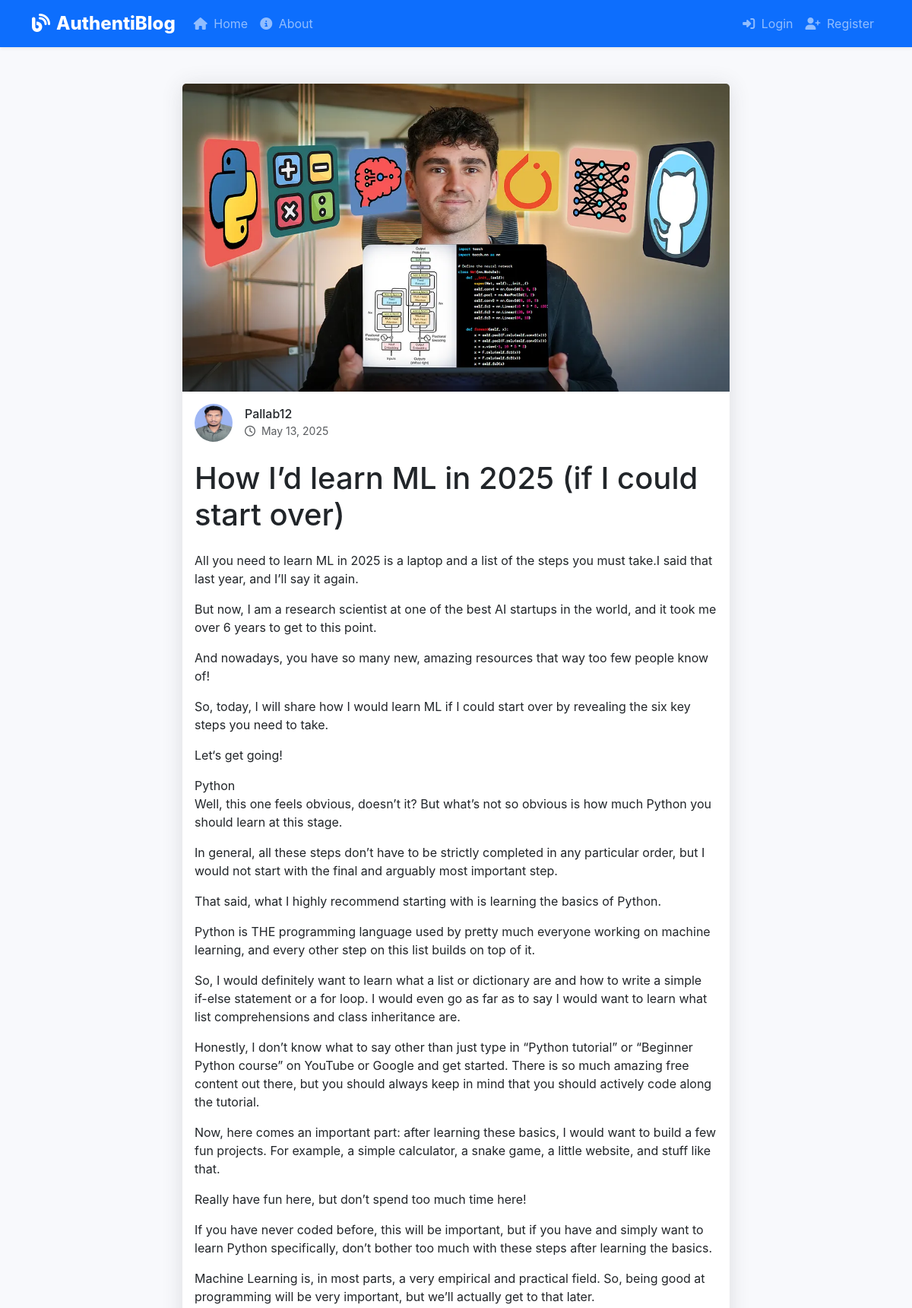
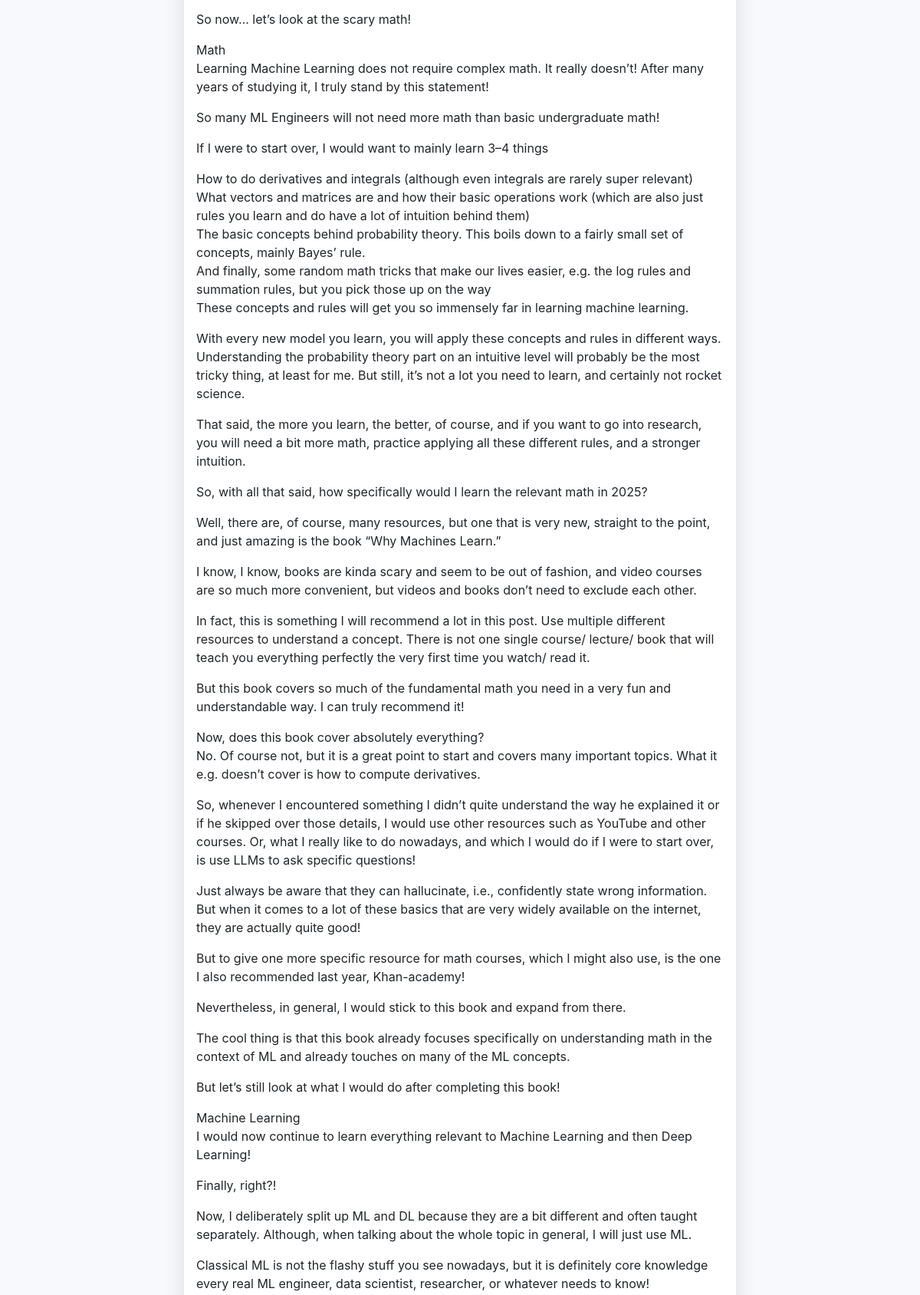
The app's page /post/1/ (upper part) with its own data (2 pictures, top to bottom).
### blog/models.py (models this page shows, shortened)
class Post(models.Model):
    title = models.CharField(max_length=200)
    content = models.TextField()
    date_posted = models.DateTimeField(default=timezone.now)
    author = models.ForeignKey(User, on_delete=models.CASCADE)
    image = models.ImageField(upload_to='post_images/', blank=True, null=True)
    likes = models.ManyToManyField(User, related_name='blog_posts', blank=True)
    def total_likes(self):
        return self.likes.count()

### accounts/models.py (models this page shows, shortened)
class Profile(models.Model):
    user = models.OneToOneField(User, on_delete=models.CASCADE)
    image = models.ImageField(default='default.jpg', upload_to='profile_pics')

### blog/views.py (the view)
# urls.py: path('post/<int:pk>/', views.PostDetailView.as_view(), name='post-detail'),
class PostDetailView(DetailView):
    model = Post

### blog/templates/blog/post_detail.html (shortened to what this page needs)
{% extends "blog/base.html" %}
{% block content %}
<div class="container">
    <div class="row justify-content-center">
        <div class="col-lg-8">
            <article class="card mb-4">
                {% if post.image %}
                <img src="{{ post.image.url }}" class="card-img-top" alt="{{ post.title }}">
                {% endif %}
                <div class="card-body">
                    <div class="d-flex align-items-center mb-4">
                        <img src="{{ post.author.profile.image.url }}"
                             class="rounded-circle me-3" width="50" height="50"
                             alt="{{ post.author.username }}">
                        <div>
                            <h6 class="mb-0">{{ post.author.username }}</h6>
                            <small class="text-muted">
                                <i class="far fa-clock me-1"></i> {{ post.date_posted|date:"F j, Y" }}
                            </small>
                        </div>
                    </div>
                    <h1 class="card-title mb-4">{{ post.title }}</h1>
                    <div class="post-content mb-5">
                        {{ post.content|linebreaks }}
                    </div>
                </div>
            </article>
        </div>
    </div>
</div>
{% endblock %}

### blog/templates/blog/base.html (style rules this page uses)
:root { --primary-color: #4e73df; --secondary-color: #f8f9fc; --accent-color: #2e59d9; }
body { background-color: #f8f9fc; font-family: 'Nunito', -apple-system, BlinkMacSystemFont, sans-serif; }
.card { border: none; border-radius: 0.5rem; box-shadow: 0 0.15rem 1.75rem 0 rgba(58, 59, 69, 0.15); transition: transform 0.3s ease; }

### records on screen
Post: image (picture), author.profile.image (picture), author.username "Pallab12", date_posted "May 13, 2025", title "How I’d learn ML in 2025 (if I could start over)", content "All you need to learn ML in 2025 is a laptop and a list of the steps you must take.I said that last year, and I’ll say it again. But now, I am a research scientist at one of the best AI startups in the world, and it took me over 6 years to get to this point. And nowadays, you have so many new, amazing resources that way too few people know of! So, today, I will share how I would learn ML if I could start over by revealing the six key steps you need to take. Let‘s get going! Python Well, this one feels obvious, doesn’t it? But what’s not so obvious is how much Python you should learn at this stage. In general, all these steps don’t have to be strictly completed in any particular order, but I…"
